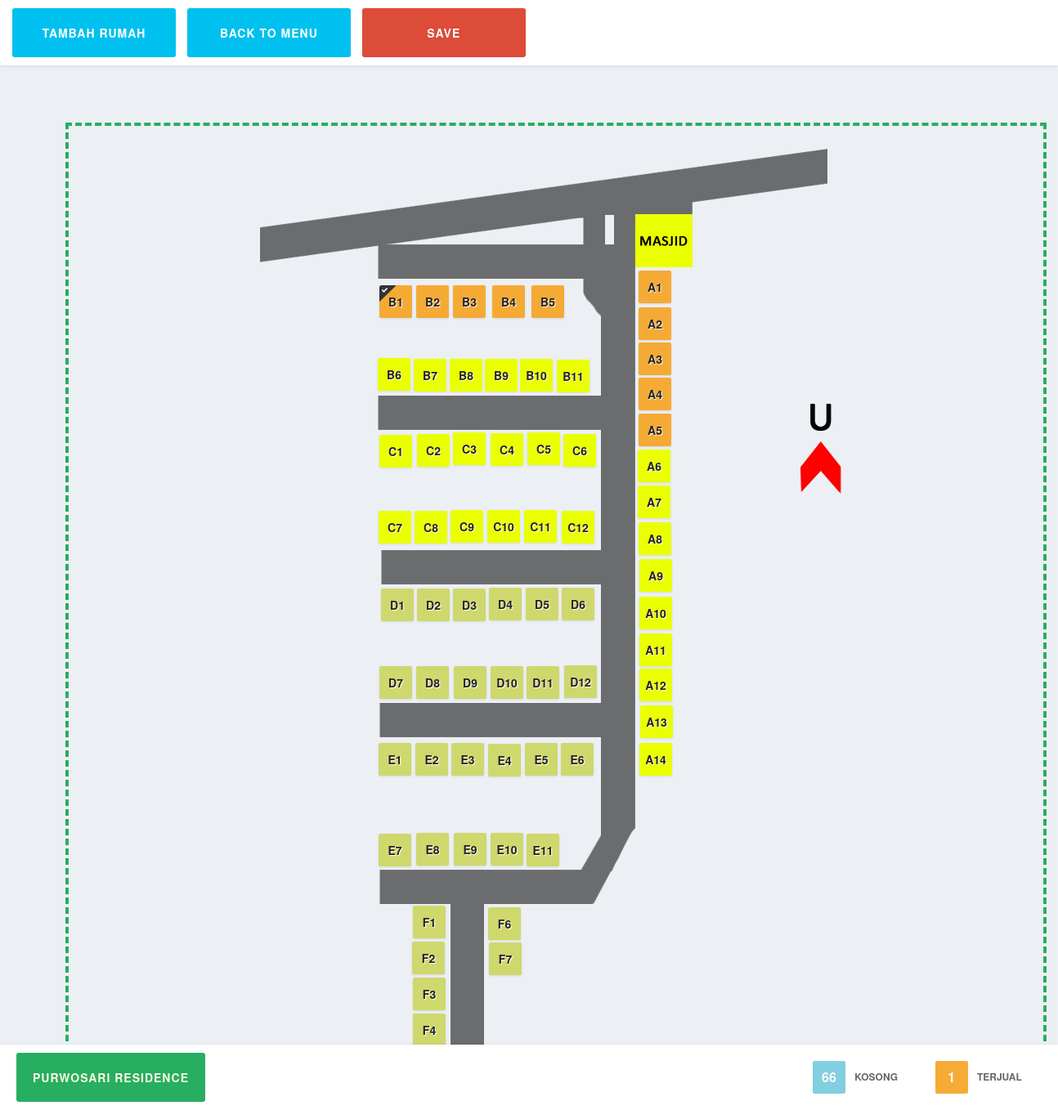
The app's page /controllers/table.php (signed in), older data.
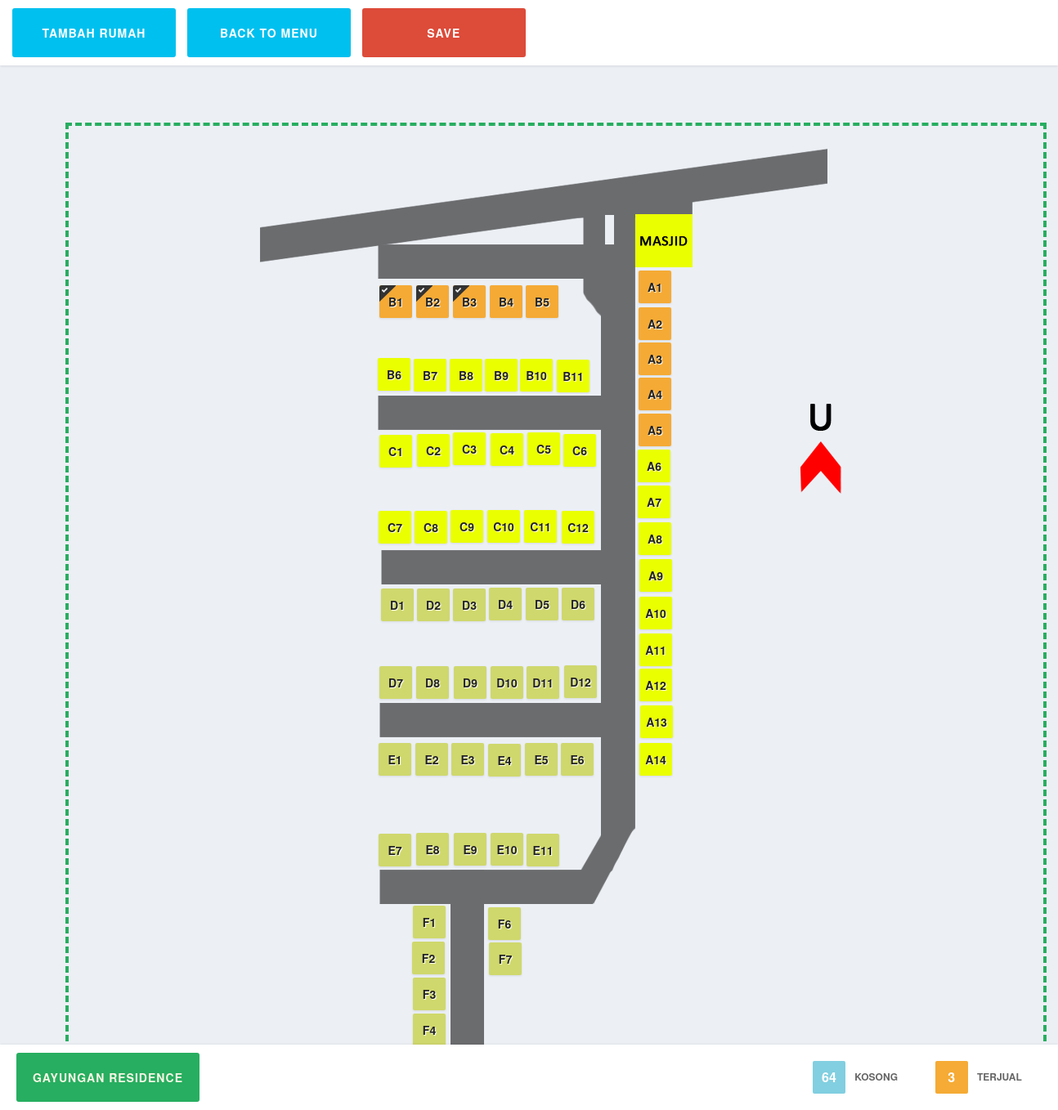
The same page, newer data.
### tables this page shows
CREATE TABLE IF NOT EXISTS `tables` (
`table_id` int(11) NOT NULL,
  `tt_id` int(11) NOT NULL,
  `table_name` varchar(100) NOT NULL,
  `data_x` int(11) NOT NULL,
  `data_y` int(11) NOT NULL,
  `table_price` int(11) NOT NULL,
  `table_status` int(11) NOT NULL
);

CREATE TABLE IF NOT EXISTS `table_blocks` (
`tb_id` int(11) NOT NULL,
  `tb_name` varchar(100) NOT NULL,
  `building_id` int(11) NOT NULL
);

### models/table_model.php (called while the page is built, shortened)
<?php
function select_table($building_id){
	$q3 = mysql_query("select a.* , c.tb_name, b.tt_color
						from tables a
						join table_types b on b.tt_id = a.tt_id
						join table_blocks c on c.tb_id = b.tb_id
						where c.building_id = '".$building_id."' order by a.table_id");
	return $q3;
}
function get_first_building_id(){
	$query = mysql_query("select min(building_id) as result from buildings");
	$row = mysql_fetch_array($query);
	$result = ($row['result']) ? $row['result'] : 0 ;
	return $result;
}
function get_building_name($building_id){
	$query = mysql_query("select building_name as result from buildings where building_id = '$building_id'");
	$row = mysql_fetch_array($query);
	$result = ($row['result']);
	return $result;
}
function get_item_kosong($building_id){
	$query = mysql_query("select count(a.table_id) as result
							from tables a
							join table_types b on b.tt_id = a.tt_id
							join table_blocks c on c.tb_id = b.tb_id
							join buildings d on d.building_id = c.building_id
							where d.building_id = '$building_id' and a.table_status = '0'");
	$row = mysql_fetch_array($query);
	$result = ($row['result']);
	return $result;
}
function get_item_terjual($building_id){
	$query = mysql_query("select count(a.table_id) as result
							from tables a
							join table_types b on b.tt_id = a.tt_id
							join table_blocks c on c.tb_id = b.tb_id
							join buildings d on d.building_id = c.building_id
							where d.building_id = '$building_id' and a.table_status = '1'");
	$row = mysql_fetch_array($query);
	$result = ($row['result']);
	return $result;
}
?>

### views/table/list.php (the view, shortened to what this page needs)
<!doctype html>
<html lang="en">
<head>
<link rel="stylesheet" type="text/css" href="../css/style_table.css" />
 <link rel="stylesheet" type="text/css" href="../css/tooltip/tooltip-classic.css" />
 		<link rel="stylesheet" type="text/css" href="../css/button_component/normalize.css" />
		<link rel="stylesheet" type="text/css" href="../css/button_component/demo.css" />
		<link rel="stylesheet" type="text/css" href="../css/button_component/component.css" />
		<link rel="stylesheet" type="text/css" href="../css/button_component/content.css" />
      <link href="../css/bootstrap.min.css" rel="stylesheet" type="text/css" />
       <link rel="stylesheet" type="text/css" href="../css/lookup/bootstrap-select.css">
        <link rel="stylesheet" type="text/css" href="../css/progress_button/component.css" />
</head>
<body margin-left="0" margin-top="0">
 <div class="header_fixed">
                     <div class="morph-button morph-button-modal morph-button-modal-3 morph-button-fixed">
						<button class="blue_color_button" type="button">TAMBAH RUMAH</button>
					</div>
					<div class="morph-button morph-button-modal morph-button-modal-3 morph-button-fixed">
						<button class="blue_color_button" type="button"  onClick="javascript: window.location.href = 'home.php'; ">BACK TO MENU</button>
					</div>
					<div class="morph-button morph-button-modal morph-button-modal-3 morph-button-fixed">
						 <button class="progress-button red_color_button" data-style="shrink" data-horizontal onClick="save_all_position(); ">SAVE</button>
					</div>
 </div>
<div id="content_new">
	<?php
	$query =  select_table($building_id);
	while($row = mysql_fetch_array($query)){
	?>
	<div id="makeMeDraggable_<?= $row['table_id']?>" class="meja1" style="background-color:<?= $row['tt_color']?>">
			<div class="meja_title">
			  <?php
                if($row['table_status'] == 1){
				?>
				<div class="meja_status"></div>
                <?php
				}
				?>
			<?= $row['tb_name'].$row['table_name']?></div>
	 </div>
	<?php
	}
	?>
</div>
 <div class="footer_fixed">
			<div class="morph-button morph-button-sidebar morph-button-fixed">
			<button type="button" class="green_color_button"><?= $building_name?></button>
		</div>
        <?php
        include 'color_item.php';
		?>
        </div>
</body>
</html>

### views/table/color_item.php
<div class="color_item">
<table width="100%" border="0" cellspacing="0" cellpadding="0">
  <tr height="80">
    <td align="center" width="5%"><div class="color_item_kosong"><?= get_item_kosong($building_id) ?></div></td>
    <td align="left" width="5%">&nbsp;</td>
    <td align="left" width="40%">Kosong</td>
    <td align="center" width="5%"><div class="color_item_terjual"><?= get_item_terjual($building_id) ?></div></td>
    <td align="center" width="5%">&nbsp;</td>
    <td align="left" width="40%">Terjual</td>
    </tr>
  </table>
</div>

Row changes from the older to the newer data that the page shows:
changed tables (number 2 of 66 on the later page): table_status: picture added
changed tables (number 3 of 66 on the later page): table_status: picture added
Text that changed along with them:
$building_name: "PURWOSARI RESIDENCE" → "GAYUNGAN RESIDENCE"
get_item_kosong($building_id): "66" → "64"
get_item_terjual($building_id): "1" → "3"
